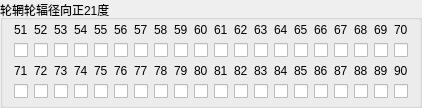
        <widget class="QGroupBox" name="groupBox_2">
         <property name="title">
          <string>轮辋轮辐径向正21度</string>
         </property>
         <layout class="QGridLayout" name="gridLayout_2">
          <property name="topMargin">
           <number>3</number>
          </property>
          <property name="bottomMargin">
           <number>6</number>
          </property>
          <property name="verticalSpacing">
           <number>6</number>
          </property>
          <item row="0" column="0">
           <widget class="QLabel" name="label_51">
            <property name="text">
             <string>51</string>
            </property>
           </widget>
          </item>
          <item row="0" column="1">
           <widget class="QLabel" name="label_52">
            <property name="text">
             <string>52</string>
            </property>
           </widget>
          </item>
          <item row="0" column="2">
           <widget class="QLabel" name="label_53">
            <property name="text">
             <string>53</string>
            </property>
           </widget>
          </item>
          <item row="0" column="3">
           <widget class="QLabel" name="label_54">
            <property name="text">
             <string>54</string>
            </property>
           </widget>
          </item>
          <item row="0" column="4">
           <widget class="QLabel" name="label_55">
            <property name="text">
             <string>55</string>
            </property>
           </widget>
          </item>
          <item row="0" column="5">
           <widget class="QLabel" name="label_56">
            <property name="text">
             <string>56</string>
            </property>
           </widget>
          </item>
          <item row="0" column="6">
           <widget class="QLabel" name="label_57">
            <property name="text">
             <string>57</string>
            </property>
           </widget>
          </item>
          <item row="0" column="7">
           <widget class="QLabel" name="label_58">
            <property name="text">
             <string>58</string>
            </property>
           </widget>
          </item>
          <item row="0" column="8">
           <widget class="QLabel" name="label_59">
            <property name="text">
             <string>59</string>
            </property>
           </widget>
          </item>
          <item row="0" column="9">
           <widget class="QLabel" name="label_60">
            <property name="text">
             <string>60</string>
            </property>
           </widget>
          </item>
          <item row="0" column="10">
           <widget class="QLabel" name="label_61">
            <property name="text">
             <string>61</string>
            </property>
           </widget>
          </item>
          <item row="0" column="11">
           <widget class="QLabel" name="label_62">
            <property name="text">
             <string>62</string>
            </property>
           </widget>
          </item>
          <item row="0" column="12">
           <widget class="QLabel" name="label_63">
            <property name="text">
             <string>63</string>
            </property>
           </widget>
          </item>
          <item row="0" column="13">
           <widget class="QLabel" name="label_64">
            <property name="text">
             <string>64</string>
            </property>
           </widget>
          </item>
          <item row="0" column="14">
           <widget class="QLabel" name="label_65">
            <property name="text">
             <string>65</string>
            </property>
           </widget>
          </item>
          <item row="0" column="15">
           <widget class="QLabel" name="label_66">
            <property name="text">
             <string>66</string>
            </property>
           </widget>
          </item>
          <item row="0" column="16">
           <widget class="QLabel" name="label_67">
            <property name="text">
             <string>67</string>
            </property>
           </widget>
          </item>
          <item row="0" column="17">
           <widget class="QLabel" name="label_68">
            <property name="text">
             <string>68</string>
            </property>
           </widget>
          </item>
          <item row="0" column="18">
           <widget class="QLabel" name="label_69">
            <property name="text">
             <string>69</string>
            </property>
           </widget>
          </item>
          <item row="0" column="19">
           <widget class="QLabel" name="label_70">
            <property name="text">
             <string>70</string>
            </property>
           </widget>
          </item>
          <item row="1" column="0">
           <widget class="QCheckBox" name="sensor_51"/>
          </item>
          <item row="1" column="1">
           <widget class="QCheckBox" name="sensor_52"/>
          </item>
          <item row="1" column="2">
           <widget class="QCheckBox" name="sensor_53"/>
          </item>
          <item row="1" column="3">
           <widget class="QCheckBox" name="sensor_54"/>
          </item>
          <item row="1" column="4">
           <widget class="QCheckBox" name="sensor_55"/>
          </item>
          <item row="1" column="5">
           <widget class="QCheckBox" name="sensor_56"/>
          </item>
          <item row="1" column="6">
           <widget class="QCheckBox" name="sensor_57"/>
          </item>
          <item row="1" column="7">
           <widget class="QCheckBox" name="sensor_58"/>
          </item>
          <item row="1" column="8">
           <widget class="QCheckBox" name="sensor_59"/>
          </item>
          <item row="1" column="9">
           <widget class="QCheckBox" name="sensor_60"/>
          </item>
          <item row="1" column="10">
           <widget class="QCheckBox" name="sensor_61"/>
          </item>
          <item row="1" column="11">
           <widget class="QCheckBox" name="sensor_62"/>
          </item>
          <item row="1" column="12">
           <widget class="QCheckBox" name="sensor_63"/>
          </item>
          <item row="1" column="13">
           <widget class="QCheckBox" name="sensor_64"/>
          </item>
          <item row="1" column="14">
           <widget class="QCheckBox" name="sensor_65"/>
          </item>
          <item row="1" column="15">
           <widget class="QCheckBox" name="sensor_66"/>
          </item>
          <item row="1" column="16">
           <widget class="QCheckBox" name="sensor_67"/>
          </item>
          <item row="1" column="17">
           <widget class="QCheckBox" name="sensor_68"/>
          </item>
          <item row="1" column="18">
           <widget class="QCheckBox" name="sensor_69"/>
          </item>
          <item row="1" column="19">
           <widget class="QCheckBox" name="sensor_70"/>
          </item>
          <item row="2" column="0">
           <widget class="QLabel" name="label_71">
            <property name="text">
             <string>71</string>
            </property>
           </widget>
          </item>
          <item row="2" column="1">
           <widget class="QLabel" name="label_72">
            <property name="text">
             <string>72</string>
            </property>
           </widget>
          </item>
          <item row="2" column="2">
           <widget class="QLabel" name="label_73">
            <property name="text">
             <string>73</string>
            </property>
           </widget>
          </item>
          <item row="2" column="3">
           <widget class="QLabel" name="label_74">
            <property name="text">
             <string>74</string>
            </property>
           </widget>
          </item>
          <item row="2" column="4">
           <widget class="QLabel" name="label_75">
            <property name="text">
             <string>75</string>
            </property>
           </widget>
          </item>
          <item row="2" column="5">
           <widget class="QLabel" name="label_76">
            <property name="text">
             <string>76</string>
            </property>
           </widget>
          </item>
          <item row="2" column="6">
           <widget class="QLabel" name="label_77">
            <property name="text">
             <string>77</string>
            </property>
           </widget>
          </item>
          <item row="2" column="7">
           <widget class="QLabel" name="label_78">
            <property name="text">
             <string>78</string>
            </property>
           </widget>
          </item>
          <item row="2" column="8">
           <widget class="QLabel" name="label_79">
            <property name="text">
             <string>79</string>
            </property>
           </widget>
          </item>
          <item row="2" column="9">
           <widget class="QLabel" name="label_80">
            <property name="text">
             <string>80</string>
            </property>
           </widget>
          </item>
          <item row="2" column="10">
           <widget class="QLabel" name="label_81">
            <property name="text">
             <string>81</string>
            </property>
           </widget>
          </item>
          <item row="2" column="11">
           <widget class="QLabel" name="label_82">
            <property name="text">
             <string>82</string>
            </property>
           </widget>
          </item>
          <item row="2" column="12">
           <widget class="QLabel" name="label_83">
            <property name="text">
             <string>83</string>
            </property>
           </widget>
          </item>
          <item row="2" column="13">
           <widget class="QLabel" name="label_84">
            <property name="text">
             <string>84</string>
            </property>
           </widget>
          </item>
          <item row="2" column="14">
           <widget class="QLabel" name="label_85">
            <property name="text">
             <string>85</string>
            </property>
           </widget>
          </item>
          <item row="2" column="15">
           <widget class="QLabel" name="label_86">
            <property name="text">
             <string>86</string>
            </property>
           </widget>
          </item>
          <item row="2" column="16">
           <widget class="QLabel" name="label_87">
            <property name="text">
             <string>87</string>
            </property>
           </widget>
          </item>
          <item row="2" column="17">
           <widget class="QLabel" name="label_88">
            <property name="text">
             <string>88</string>
            </property>
           </widget>
          </item>
          <item row="2" column="18">
           <widget class="QLabel" name="label_89">
            <property name="text">
             <string>89</string>
            </property>
           </widget>
          </item>
          <item row="2" column="19">
           <widget class="QLabel" name="label_90">
            <property name="text">
             <string>90</string>
            </property>
           </widget>
          </item>
          <item row="3" column="0">
           <widget class="QCheckBox" name="sensor_71"/>
          </item>
          <item row="3" column="1">
           <widget class="QCheckBox" name="sensor_72"/>
          </item>
          <item row="3" column="2">
           <widget class="QCheckBox" name="sensor_73"/>
          </item>
          <item row="3" column="3">
           <widget class="QCheckBox" name="sensor_74"/>
          </item>
          <item row="3" column="4">
           <widget class="QCheckBox" name="sensor_75"/>
          </item>
          <item row="3" column="5">
           <widget class="QCheckBox" name="sensor_76"/>
          </item>
          <item row="3" column="6">
           <widget class="QCheckBox" name="sensor_77"/>
          </item>
          <item row="3" column="7">
           <widget class="QCheckBox" name="sensor_78"/>
          </item>
          <item row="3" column="8">
           <widget class="QCheckBox" name="sensor_79"/>
          </item>
          <item row="3" column="9">
           <widget class="QCheckBox" name="sensor_80"/>
          </item>
          <item row="3" column="10">
           <widget class="QCheckBox" name="sensor_81"/>
          </item>
          <item row="3" column="11">
           <widget class="QCheckBox" name="sensor_82"/>
          </item>
          <item row="3" column="12">
           <widget class="QCheckBox" name="sensor_83"/>
          </item>
          <item row="3" column="13">
           <widget class="QCheckBox" name="sensor_84"/>
          </item>
          <item row="3" column="14">
           <widget class="QCheckBox" name="sensor_85"/>
          </item>
          <item row="3" column="15">
           <widget class="QCheckBox" name="sensor_86"/>
          </item>
          <item row="3" column="16">
           <widget class="QCheckBox" name="sensor_87"/>
          </item>
          <item row="3" column="17">
           <widget class="QCheckBox" name="sensor_88"/>
          </item>
          <item row="3" column="18">
           <widget class="QCheckBox" name="sensor_89"/>
          </item>
          <item row="3" column="19">
           <widget class="QCheckBox" name="sensor_90"/>
          </item>
         </layout>
        </widget>
